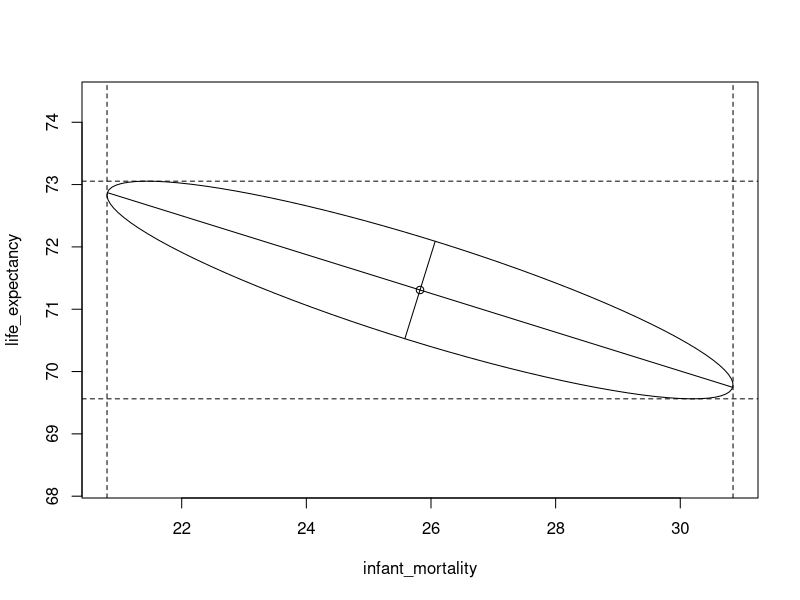
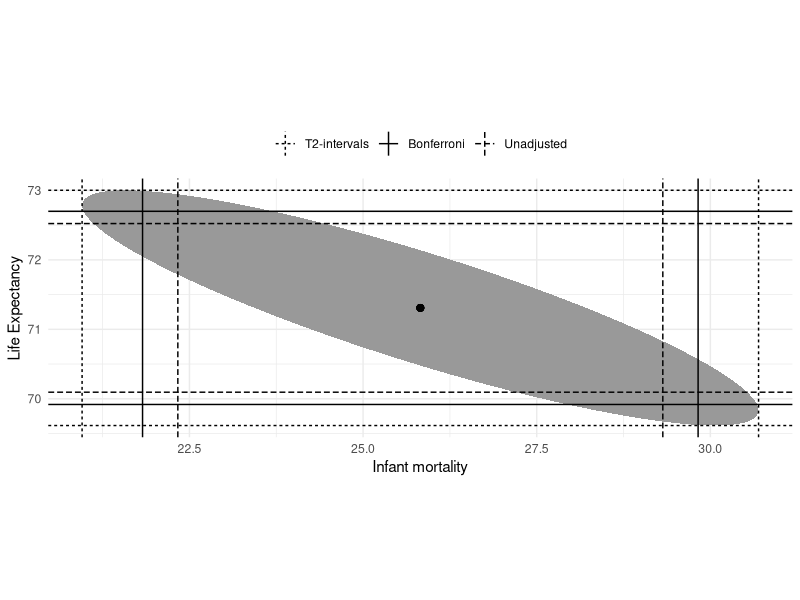
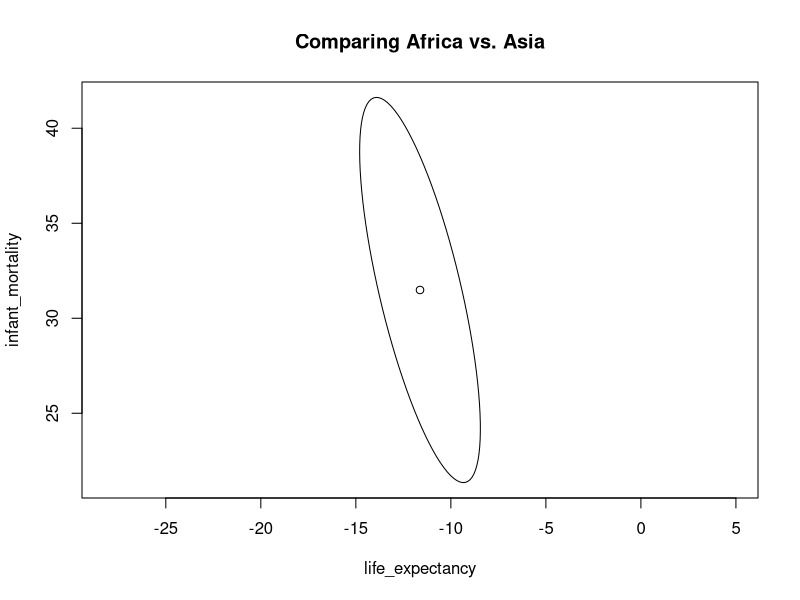
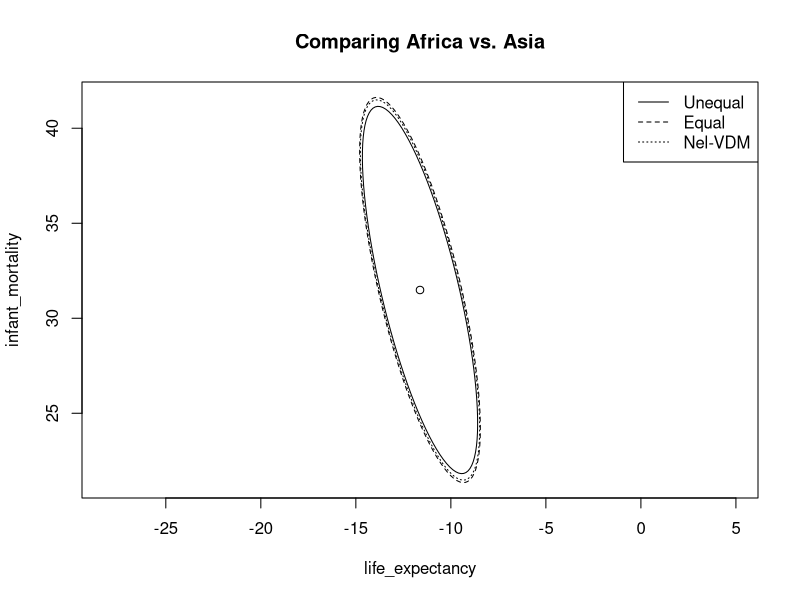

The R script that drew these images, in order:
## ----setup, include=FALSE---------------------------------------
knitr::opts_chunk$set(cache=TRUE)


## ---- message=FALSE---------------------------------------------
library(dslabs)
library(tidyverse)

dataset <- filter(gapminder, year == 2012, 
                  !is.na(infant_mortality))

dataset <- dataset[,c("infant_mortality",
                      "life_expectancy",
                      "fertility")]
dataset <- as.matrix(dataset)


## ---- message=FALSE---------------------------------------------
dim(dataset)


## ---- message=FALSE---------------------------------------------
# Assume we know Sigma
Sigma <- matrix(c(555, -170, 30, -170, 65, -10, 
                  30, -10, 2), ncol = 3)

mu_hat <- colMeans(dataset) 
mu_hat


## ---- message=FALSE---------------------------------------------
# Test mu = mu_0
mu_0 <- c(25, 50, 3)
test_statistic <- nrow(dataset) * t(mu_hat - mu_0) %*% 
  solve(Sigma) %*% (mu_hat - mu_0)

c(drop(test_statistic), qchisq(0.95, df = 3))

drop(test_statistic) > qchisq(0.95, df = 3)


## ---- message=FALSE---------------------------------------------
n <- nrow(dataset); p <- ncol(dataset)

# Test mu = mu_0
mu_0 <- c(25, 50, 3)
test_statistic <- n * t(mu_hat - mu_0) %*% 
  solve(cov(dataset)) %*% (mu_hat - mu_0)

critical_val <- (n - 1)*p*qf(0.95, df1 = p,
                             df2 = n - p)/(n-p)


## ---- message=FALSE---------------------------------------------
c(drop(test_statistic), critical_val)

drop(test_statistic) > critical_val


## ---------------------------------------------------------------
n <- nrow(dataset); p <- ncol(dataset)

critical_val <- (n - 1)*p*qf(0.95, df1 = p,
                             df2 = n - p)/(n-p)
sample_cov <- diag(cov(dataset))


## ---------------------------------------------------------------
cbind(mu_hat - sqrt(critical_val*
                      sample_cov/n),
      mu_hat + sqrt(critical_val*
                      sample_cov/n))


## ---------------------------------------------------------------
U <- matrix(c(1, 0, 0,
              0, 1, 0), 
            ncol = 2)
R <- n*solve(t(U) %*% cov(dataset) %*% U)
transf <- chol(R)


## ---------------------------------------------------------------
# First create a circle of radius c
theta_vect <- seq(0, 2*pi, length.out = 100)
circle <- sqrt(critical_val) * cbind(cos(theta_vect), 
                                     sin(theta_vect))
# Then turn into ellipse
ellipse <- circle %*% t(solve(transf)) + 
  matrix(mu_hat[1:2], ncol = 2, 
         nrow = nrow(circle), 
         byrow = TRUE)


## ---------------------------------------------------------------
# Eigendecomposition
# To visualize the principal axes
decomp <- eigen(t(U) %*% cov(dataset) %*% U)
first <- sqrt(decomp$values[1]) *
  decomp$vectors[,1] * sqrt(critical_val)
second <- sqrt(decomp$values[2]) * 
  decomp$vectors[,2] * sqrt(critical_val)


## ---- echo = FALSE----------------------------------------------
plot(ellipse, type = 'l', asp = 1,
     xlab = colnames(dataset)[1],
     ylab = colnames(dataset)[2])
lines(x = c(0 + mu_hat[1], first[1]/sqrt(n) + mu_hat[1]),
      y = c(0 + mu_hat[2], first[2]/sqrt(n) + mu_hat[2]))
lines(x = c(0 + mu_hat[1], -first[1]/sqrt(n) + mu_hat[1]),
      y = c(0 + mu_hat[2], -first[2]/sqrt(n) + mu_hat[2]))
lines(x = c(0 + mu_hat[1], second[1]/sqrt(n) + mu_hat[1]),
      y = c(0 + mu_hat[2], second[2]/sqrt(n) + mu_hat[2]))
lines(x = c(0 + mu_hat[1], -second[1]/sqrt(n) + mu_hat[1]),
      y = c(0 + mu_hat[2], -second[2]/sqrt(n) + mu_hat[2]))
points(x = mu_hat[1],
       y = mu_hat[2])

# Add 1d projections
axis_proj <- cbind(mu_hat - sqrt(critical_val*
                                   sample_cov/n),
                   mu_hat + sqrt(critical_val*
                                   sample_cov/n))
abline(v = axis_proj[1,], lty = 2)
abline(h = axis_proj[2,], lty = 2)


## ---- message=FALSE---------------------------------------------
# Let's focus on only two variables
dataset <- dataset[,c("infant_mortality",
                      "life_expectancy")]

n <- nrow(dataset); p <- ncol(dataset)


## ---------------------------------------------------------------
alpha <- 0.05
mu_hat <- colMeans(dataset) 
sample_cov <- diag(cov(dataset))

# Simultaneous CIs
critical_val <- (n - 1)*p*qf(1-0.5*alpha, df1 = p,
                             df2 = n - p)/(n-p)

simul_ci <- cbind(mu_hat - sqrt(critical_val*
                                  sample_cov/n),
                  mu_hat + sqrt(critical_val*
                                  sample_cov/n))


## ---------------------------------------------------------------
# Univariate without correction
univ_ci <- cbind(mu_hat - qt(1-0.5*alpha, n - 1) *
                   sqrt(sample_cov/n),
                 mu_hat + qt(1-0.5*alpha, n - 1) *
                   sqrt(sample_cov/n))


## ---------------------------------------------------------------
# Bonferroni adjustment
bonf_ci <- cbind(mu_hat - qt(1-0.5*alpha/p, n - 1) *
                   sqrt(sample_cov/n),
                 mu_hat + qt(1-0.5*alpha/p, n - 1) *
                   sqrt(sample_cov/n))


## ---------------------------------------------------------------
simul_ci
univ_ci
bonf_ci


## ---- echo = FALSE----------------------------------------------
transf_mat <- solve(chol(solve(cov(dataset)/n)))
# First create a circle of radius c
theta_vect <- seq(0, 2*pi, length.out = 100)
circle <- sqrt(critical_val) * cbind(cos(theta_vect), sin(theta_vect))
ellipse1 <- circle %*% t(transf_mat)
ellipse2 <- t(apply(ellipse1, 1, function(row) row + mu_hat))
colnames(ellipse2) <- c("X", "Y")

data_ellipse <- data.frame(ellipse2)

bind_rows(
  data.frame(t(simul_ci)) %>% mutate(type = 'T2-intervals'),
  data.frame(t(univ_ci)) %>% mutate(type = 'Unadjusted'),
  data.frame(t(bonf_ci)) %>% mutate(type = 'Bonferroni')
  ) %>% 
  ggplot() +
  geom_polygon(data = data_ellipse,
               aes(X, Y),
               fill = 'grey60')+
  geom_vline(aes(xintercept = infant_mortality,
                 linetype = type)) +
  geom_hline(aes(yintercept = life_expectancy,
                 linetype = type)) +
  theme_minimal() +
  geom_point(x = mu_hat[1],
             y = mu_hat[2],
             size = 2) +
  xlab("Infant mortality") +
  ylab("Life Expectancy") +
  theme(legend.position = "top",
        legend.title=element_blank()) +
  scale_linetype_discrete(breaks = c('T2-intervals',
                                     'Bonferroni',
                                     'Unadjusted')) +
  coord_fixed()


## ----message = FALSE--------------------------------------------
dataset1 <- filter(gapminder, year == 2012, 
                   continent == "Africa",
                   !is.na(infant_mortality))

dataset1 <- dataset1[,c("life_expectancy",
                        "infant_mortality")]
dataset1 <- as.matrix(dataset1)
dim(dataset1)

dataset2 <- filter(gapminder, year == 2012, 
                   continent == "Asia",
                   !is.na(infant_mortality))

dataset2 <- dataset2[,c("life_expectancy",
                        "infant_mortality")]
dataset2 <- as.matrix(dataset2)
dim(dataset2)

n1 <- nrow(dataset1); n2 <- nrow(dataset2)
p <- ncol(dataset1)


## ---------------------------------------------------------------
(mu_hat1 <- colMeans(dataset1))
(mu_hat2 <- colMeans(dataset2))

(S1 <- cov(dataset1))
(S2 <- cov(dataset2))

# Even though it doesn't look reasonable
# We will assume equal covariance for now


## ---------------------------------------------------------------
mu_hat_diff <- mu_hat1 - mu_hat2

S_pool <- ((n1 - 1)*S1 + (n2 - 1)*S2)/(n1+n2-2)

test_statistic <- t(mu_hat_diff) %*% 
  solve((n1^-1 + n2^-1)*S_pool) %*% mu_hat_diff

const <- (n1 + n2 - 2)*p/(n1 + n2 - p - 2)
critical_val <- const * qf(0.95, df1 = p,
                           df2 = n1 + n2 - p - 2)


## ---------------------------------------------------------------
c(drop(test_statistic), critical_val)

drop(test_statistic) > critical_val


## ----echo = FALSE-----------------------------------------------
R <- solve((n1^-1 + n2^-1)*S_pool)
transf <- chol(R)

# First create a circle of radius c
theta_vect <- seq(0, 2*pi, length.out = 100)
circle <- sqrt(critical_val) * cbind(cos(theta_vect), sin(theta_vect))
# Then turn into ellipse
ellipse1 <- circle %*% t(solve(transf)) + 
  matrix(mu_hat_diff, ncol = p, 
         nrow = nrow(circle), 
         byrow = TRUE)

plot(ellipse1, type = 'l', asp = 1,
     xlab = colnames(dataset1)[1],
     ylab = colnames(dataset1)[2],
     main = "Comparing Africa vs. Asia")
points(x = mu_hat_diff[1],
       y = mu_hat_diff[2])


## ---------------------------------------------------------------
test_statistic <- t(mu_hat_diff) %*% 
  solve(n1^-1*S1 + n2^-1*S2) %*% mu_hat_diff

critical_val <- qchisq(0.95, df = p)

c(drop(test_statistic), critical_val)
drop(test_statistic) > critical_val


## ----echo = FALSE-----------------------------------------------
R <- solve(n1^-1*S1 + n2^-1*S2)
transf <- chol(R)

# First create a circle of radius c
theta_vect <- seq(0, 2*pi, length.out = 100)
circle <- sqrt(critical_val) * cbind(cos(theta_vect), sin(theta_vect))
# Then turn into ellipse
ellipse2 <- circle %*% t(solve(transf)) + 
  matrix(mu_hat_diff, ncol = p, 
         nrow = nrow(circle), 
         byrow = TRUE)


## ---------------------------------------------------------------
W1 <- S1 %*% solve(n1^-1*S1 + n2^-1*S2)/n1
W2 <- S2 %*% solve(n1^-1*S1 + n2^-1*S2)/n2

trace_square <- sum(diag(W1%*%W1))/n1 + 
  sum(diag(W2%*%W2))/n2
square_trace <- sum(diag(W1))^2/n1 + 
  sum(diag(W2))^2/n2

(nu <- (p + p^2)/(trace_square + square_trace))


## ---------------------------------------------------------------
const <- nu*p/(nu - p - 1)
critical_val <- const * qf(0.95, df1 = p,
                           df2 = nu - p - 1)

c(drop(test_statistic), critical_val)
drop(test_statistic) > critical_val


## ----echo = FALSE-----------------------------------------------
# First create a circle of radius c
theta_vect <- seq(0, 2*pi, length.out = 100)
circle <- sqrt(critical_val) * cbind(cos(theta_vect), sin(theta_vect))
# Then turn into ellipse
ellipse3 <- circle %*% t(solve(transf)) + 
  matrix(mu_hat_diff, ncol = p, 
         nrow = nrow(circle), 
         byrow = TRUE)

xlim <- range(c(ellipse1[,1], 
                ellipse2[,1],
                ellipse3[,1]))
ylim <- range(c(ellipse1[,2], 
                ellipse2[,2],
                ellipse3[,2]))

plot(ellipse2, type = 'l', asp = 1,
     xlab = colnames(dataset1)[1],
     ylab = colnames(dataset1)[2],
     xlim = xlim, ylim = ylim,
     main = "Comparing Africa vs. Asia")
points(x = mu_hat_diff[1],
       y = mu_hat_diff[2])
lines(ellipse1, lty = 2)
lines(ellipse3, lty = 3)
legend('topright', legend = c("Unequal", "Equal", "Nel-VDM"), lty = 1:3)
